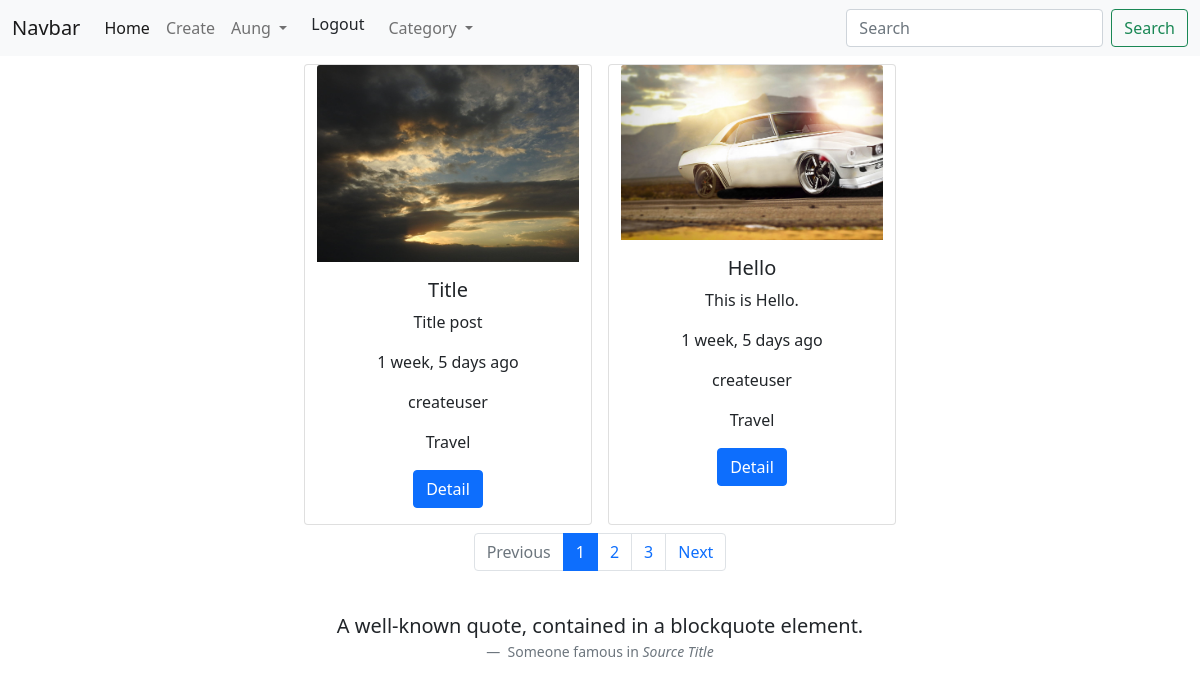
Page /blog/list/ (signed in) on the committed database.
### my_blog/models.py (models this page shows, shortened)
class PostModel(models.Model):
    id = models.AutoField(primary_key=True)
    title = models.CharField(max_length=100)
    content = models.TextField(default=None)
    image = models.ImageField(default=None)
    author = models.ForeignKey(User,on_delete=models.CASCADE)
    category = models.ForeignKey(CategoryModel, on_delete=models.CASCADE)
    created_date = models.DateTimeField(default=datetime.now)

class CategoryModel(models.Model):
    id = models.AutoField(primary_key=True)
    name = models.CharField(max_length=100)
    description = models.TextField(default=None)
    create_date = models.DateTimeField(default=datetime.now)
    def __str__(self):
        return self.name

### my_blog/views.py (the view)
# urls.py: path('list/', postlist, name="postlist"),
def postlist(request):
    if request.GET.get('search'):
        search = request.GET.get('search')
        posts = PostModel.objects.filter(
            Q(title__icontains=search) |
            Q(content__icontains=search)
        )
    elif request.GET.get('category'):
        category = request.GET.get('category')
        posts= PostModel.objects.filter(category_id =category)
    else:
        posts = PostModel.objects.all().order_by('-created_date')
    paginator = Paginator(posts,2)
    page_number = request.GET.get('page')
    page_obj = paginator.get_page(page_number)
    return render(request, 'postlist.html',{'posts': page_obj})

### util/context_processors.py (called while the page is built)
def allCategory(request):
    category = CategoryModel.objects.all()
    return {'categories':category}

### my_blog/templates/postlist.html (shortened to what this page needs)
{% extends 'base.html' %}
{% load humanize %}
{% block body%}
<center>
<div  class="container row d-flex justify-content-center">
    {% if posts %}
    {% for p in posts %}
    <div class="card col-3 m-2 shawdow-lg" style="width: 18rem;">
        {% if p.image %}
            <img src="{{p.image.url}}" class="card-img-top">
        {% endif %}
        <div class="card-body">
            <h5 class="card-title">{{p.title}}</h5>
            <p class="card-text">{{p.content}}</p>
            <p class="card-text">{{p.created_date|naturaltime }}</p>
            <p>{{p.author}}</p>
            <p>{{p.category}}</p>
            <a href="/blog/detail/{{p.id}}/" class="btn btn-primary">Detail</a>
        </div>
    </div>
    {% endfor %}
    {% else %}
        <h3 align="center" class="card">Post Not Found!</h3>
    {% endif %}
    {% if posts.has_other_pages %}
<div style="display: flex; justify-content: center;">
    <nav aria-label="Topics pagination" class="mb-4">
        <ul class="pagination">
            {% if posts.has_previous %}
            <li class="page-item">
                <a class="page-link" href="?page={{ posts.previous_page_number }}">Previous</a>
            </li>
            {% else %}
            <li class="page-item disabled">
                <span class="page-link">Previous</span>
            </li>
            {% endif %}
            {% for page_num in posts.paginator.page_range %}
            {% if posts.number == page_num %}
            <li class="page-item active">
                <span class="page-link">
                {{ page_num }}
                </span>
            </li>
            {% else %}
            <li class="page-item">
                <a class="page-link" href="?page={{ page_num }}">{{ page_num }}</a>
            </li>
            {% endif %}
            {% endfor %}
            {% if posts.has_next %}
            <li class="page-item">
                <a class="page-link" href="?page={{ posts.next_page_number }}">Next</a>
            </li>
            {% else %}
            <li class="page-item disabled">
                <span class="page-link">Next</span>
            </li>
            {% endif %}
        </ul>
    </nav>
</div>
{% endif %}
</div>
</center>
{% endblock %}

### templates/header.html (shortened to what this page needs)
<nav class="navbar navbar-expand-lg navbar-light bg-light">
    <div class="container-fluid">
      <a class="navbar-brand" href="#">Navbar</a>
      <div class="collapse navbar-collapse" id="navbarSupportedContent">
        <ul class="navbar-nav me-auto mb-2 mb-lg-0">
          <li class="nav-item">
            <a class="nav-link active" href="/blog/list/">Home</a>
          </li>
          <li class="nav-item">
            <a class="nav-link" href="/blog/create/">Create</a>
          </li>
          {% if user.is_authenticated %}
          <li class="nav-item dropdown">
            <a class="nav-link dropdown-toggle" href="#" id="navbarDropdown" role="button" data-bs-toggle="dropdown" aria-expanded="false">
            {{user.username}}
            </a>
          </li>
          <li><a class="dropdown-item" href="/logout">Logout</a></li>
          {% endif %}
          <li class="nav-item dropdown">
            <a class="nav-link dropdown-toggle" href="#" id="navbarDropdown" role="button" data-bs-toggle="dropdown" aria-expanded="false">
            Category
            </a>
          </li>
        </ul>
        <form method="GET"action="{% url 'postlist' %}" class="d-flex">
          <input name="search" required class="form-control me-2" type="search" placeholder="Search" aria-label="Search">
          <button class="btn btn-outline-success" type="submit">Search</button>
        </form>
      </div>
    </div>
  </nav>

### rows in the picture
PostModel: image (picture), title "Title", content "Title post", created_date "1 week, 5 days ago", author "createuser", category "Travel"
PostModel: image (picture), title "Hello", content "This is Hello.", created_date "1 week, 5 days ago", author "createuser", category "Travel"

### other values in the picture
{{ user.username }} "Aung"
{{ page_num }} "1"
{{ page_num }} "2" "3"
